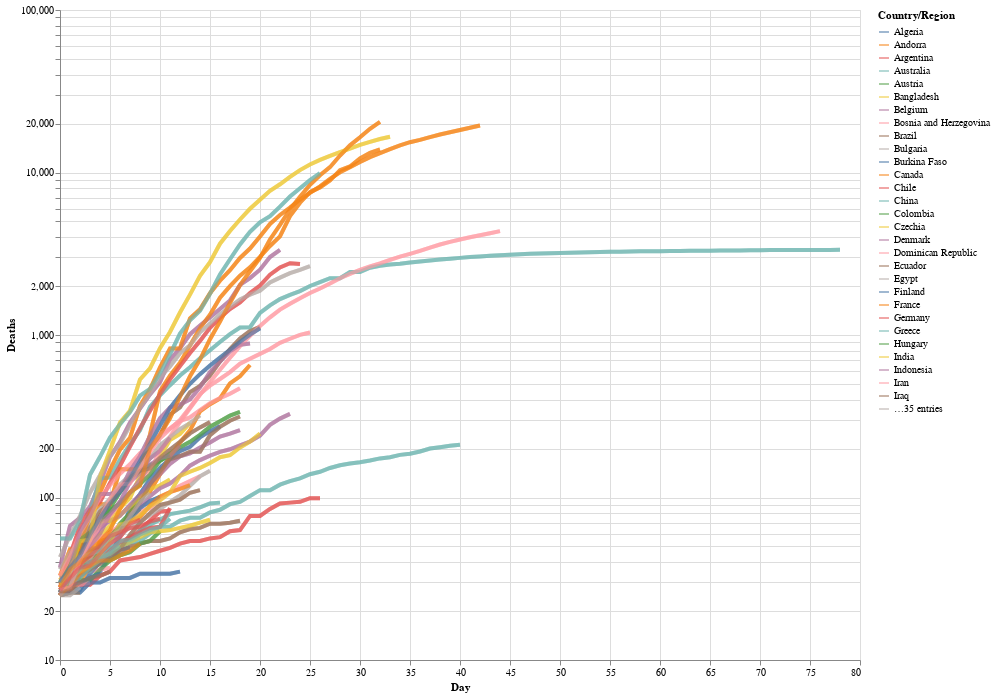

Write notebook code for a chart like this one.
### Markdown cell above
It's great that we could add that useful hover tooltip with one line of code `tooltip=['Country/Region', 'Day','Deaths']`, particularly as it adds such information rich interaction to the chart.
One useful aspect of the NYTimes chart was that, when you hovered over a particular curve, it made it stand out against the other. We're going to do something similar here: in the resulting chart, when you click on a curve, the others turn grey.

**Note:** When first attempting to build this chart, I discovered [here](https://github.com/altair-viz/altair/issues/1552) that "multiple conditional values in one encoding are not allowed by the Vega-Lite spec," which is what Altair uses. For this reason, we build the chart, then an overlay, and then combine them.

### Code cell
# Selection tool
selection = alt.selection_single(fields=['Country/Region'])
# Color change when clicked
color = alt.condition(selection,
                    alt.Color('Country/Region:N'),
                    alt.value('lightgray'))


# Base altair plot 
base = alt.Chart(deaths_long).mark_line(strokeWidth=4, opacity=0.7).encode(
    x=alt.X('Day'),
    y=alt.Y('Deaths', scale=alt.Scale(type='log')),
    color='Country/Region',
    tooltip=['Country/Region', 'Day','Deaths']
).properties(
    width=800,
    height=650
)

# Chart
chart = base.encode(
  color=alt.condition(selection, 'Country/Region:N', alt.value('lightgray'))
).add_selection(
  selection
)

# Overlay
overlay = base.encode(
    color='Country/Region',
  opacity=alt.value(0.5),
  tooltip=['Country/Region:N', 'Name:N']
).transform_filter(
  selection
)

# Sum em up!
chart + overlay

### Figure 1 — Vega-Lite specification as saved in the notebook (floating-point values rounded to 4 significant figures; data arrays with more than 128 entries replaced by an {"elided": "..."} marker saying what was removed)
{"config": {"view": {"continuousWidth": 400, "continuousHeight": 300}}, "layer": [{"mark": {"type": "line", "opacity": 0.7, "strokeWidth": 4}, "encoding": {"color": {"condition": {"type": "nominal", "field": "Country/Region", "selection": "selector002"}, "value": "lightgray"}, "tooltip": [{"type": "nominal", "field": "Country/Region"}, {"type": "quantitative", "field": "Day"}, {"type": "quantitative", "field": "Deaths"}], "x": {"type": "quantitative", "field": "Day"}, "y": {"type": "quantitative", "field": "Deaths", "scale": {"type": "log"}}}, "height": 650, "selection": {"selector002": {"type": "single", "fields": ["Country/Region"]}}, "width": 800}, {"mark": {"type": "line", "opacity": 0.7, "strokeWidth": 4}, "encoding": {"color": {"type": "nominal", "field": "Country/Region"}, "opacity": {"value": 0.5}, "tooltip": [{"type": "nominal", "field": "Country/Region"}, {"type": "nominal", "field": "Name"}], "x": {"type": "quantitative", "field": "Day"}, "y": {"type": "quantitative", "field": "Deaths", "scale": {"type": "log"}}}, "height": 650, "transform": [{"filter": {"selection": "selector002"}}], "width": 800}], "data": {"name": "data-55a258f94e8b8783e91323a8e7c7adc8"}, "$schema": "https://vega.github.io/schema/vega-lite/v4.8.1.json", "datasets": {"data-55a258f94e8b8783e91323a8e7c7adc8": {"elided": "5184 records"}}}
